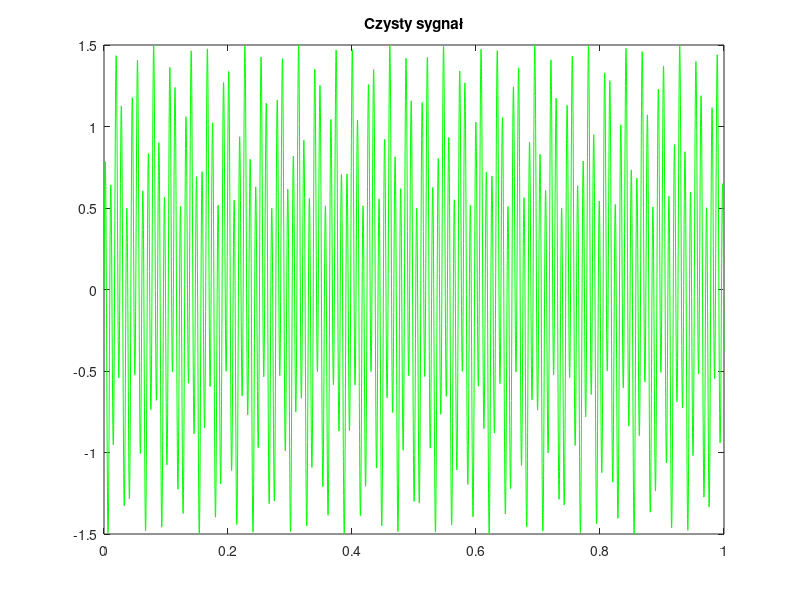
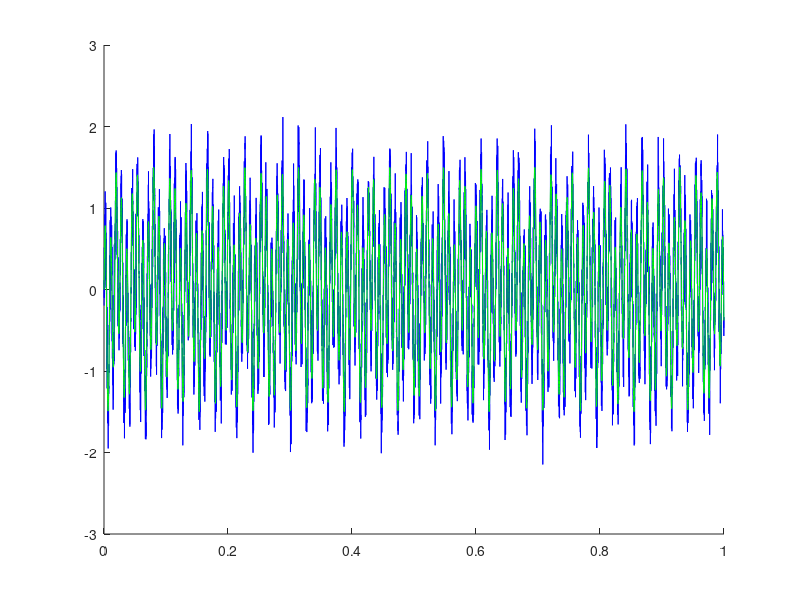
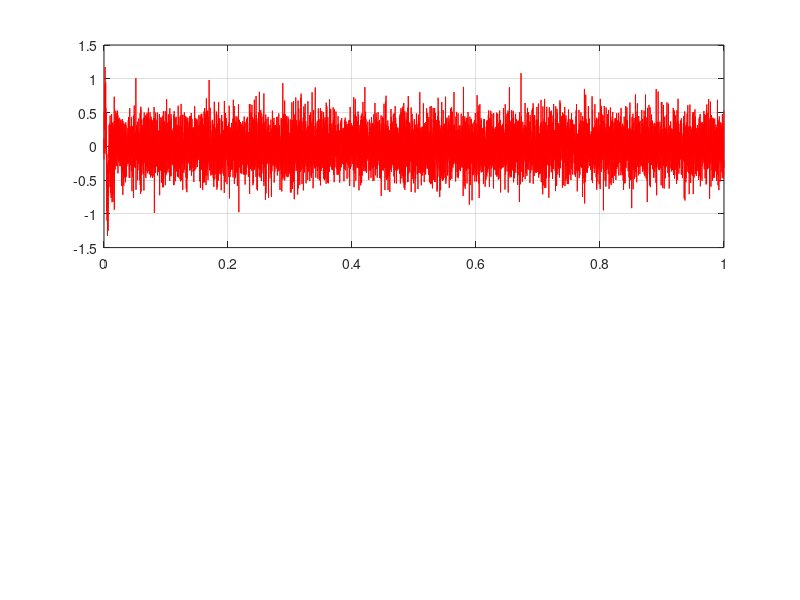

MATLAB code to generate these figures, in order: (Note: this script raises an error after producing the figures.)
clear all;
close all;
fs = 8000;
N = fs;
dt = 1/fs;
t = 0:dt:1-dt;
f = 0:fs/8000:fs/2;
A1 = -0.5;
A2 = 1;
f1 = 34.2;
f2 = 115.5;

dref = A1*sin(2*pi*f1*t) + A2*sin(2*pi*f2*t);


figure();
plot(t, dref, "g")
title("Czysty sygnał")
awgntab = [10,20,40];
for k = 1:3
d = awgn(dref, awgntab(k), "measured");
x = [d(1) d(1:end-1)];

figure
hold on
plot(t, x, "b")
plot(t, dref, "g")


M = 100; % długość filtru
mi = 0.0025; % współczynnik szybkości adaptacji
y = zeros(1,N); e = zeros(1,N); % sygnały wyjściowe z filtra
bx = zeros(M,1); % bufor na próbki wejściowe x
h = zeros(M,1); % początkowe (puste) wagi filtru
for n = 1 : length(x)
    hold on 
    bx = [ x(n); bx(1:M-1) ]; % pobierz nową próbkę x[n] do bufora
    y(n) = h' * bx; % oblicz y[n] = sum( x .* bx) – filtr FIR
    e(n) = d(n) - y(n); % oblicz e[n]
    h = h + mi * e(n) * bx; % LMS
    % h = h + mi * e(n) * bx /(bx'*bx); % NLMS
    if(0) % Obserwacja wag filtra oraz jego odpowiedzi czestotliwosciowej
            subplot(211); stem(h); xlabel('n'); title('h(n)'); grid;
            subplot(212); plot(f,abs(freqz(h,1,f,fs))); xlabel('f (Hz)');
            plot([34.2 34.2], [0 1], "k" )
                plot([115.5 115.5], [0 1], "k" )
            title('|H(f)|'); grid; pause(0.1)
        end  
end


figure;
subplot(211); plot(t,e,'r'); grid; title('WY : sygnal e(n) = d(n)-y(n) ' , awgntab(k));
subplot(212); plot(t,y,'b'); grid; title('WY : sygnal y(n) = destim ', awgntab(k));
xlabel('czas [s]');

figure; subplot(111); plot(t,dref,'g',t,e,'r',t,y,'b');
grid; xlabel('czas [s]'); title('Sygnały WE i WY ', awgntab(k));
legend('s(n) - oryginal','e(n) = d(n)-y(n)','y(n) = filtr[x(n)]'); 
SNR = 10*log10(sum(dref.^2) / sum((dref - y).^2))
end


